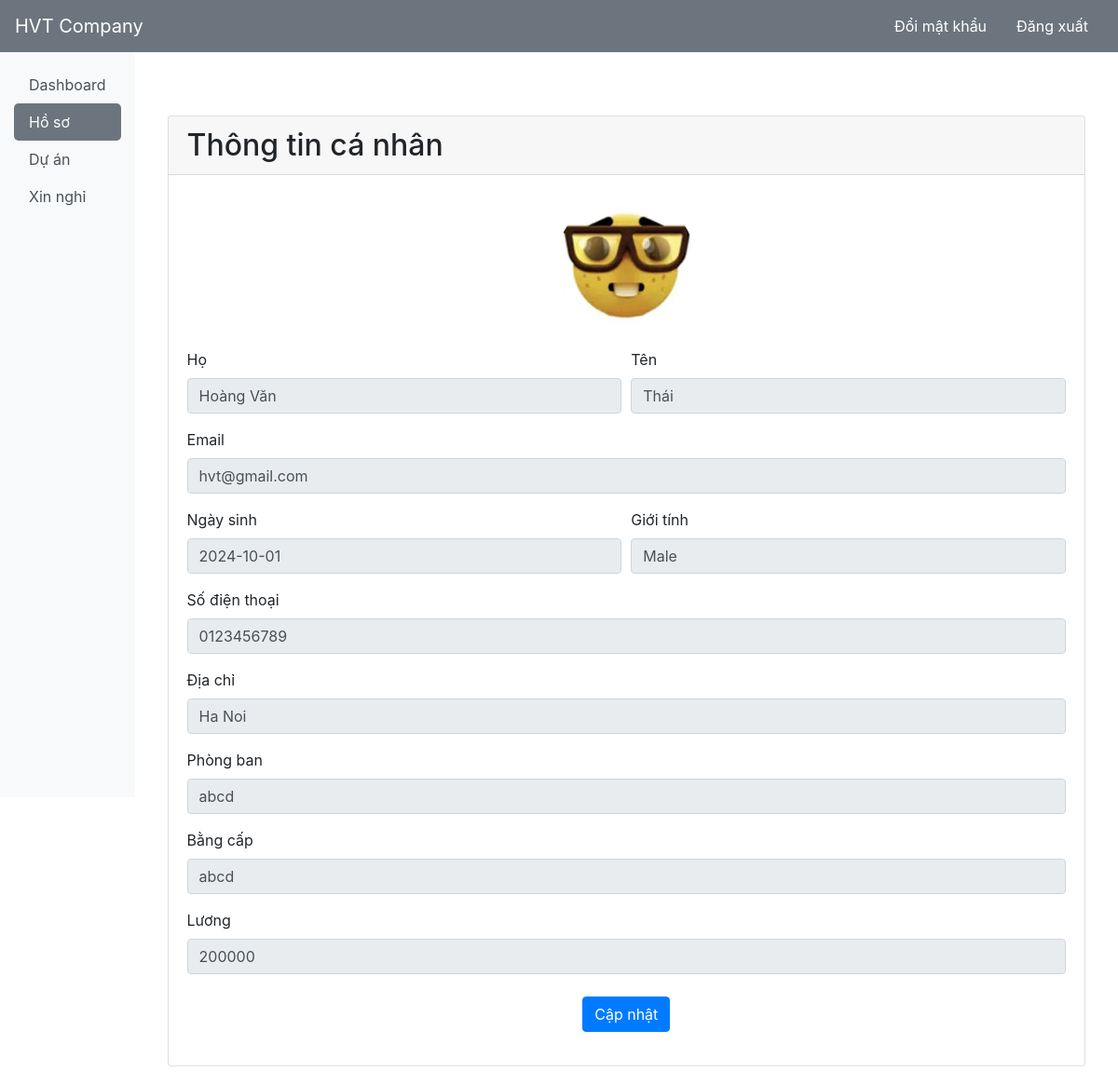
Screenshot of /myprofile.php (signed in) with the database file from the repository.
### tables this page shows
CREATE TABLE `employee` (
  `id` int(11) NOT NULL,
  `firstName` varchar(100) NOT NULL,
  `lastName` varchar(100) NOT NULL,
  `email` varchar(100) NOT NULL,
  `password` text NOT NULL,
  `birthday` date NOT NULL,
  `gender` varchar(10) NOT NULL,
  `contact` varchar(20) NOT NULL,
  `nid` int(20) NOT NULL,
  `address` varchar(100) DEFAULT NULL,
  `dept` varchar(100) NOT NULL,
  `degree` varchar(100) NOT NULL,
  `pic` text NOT NULL
);

CREATE TABLE `salary` (
  `id` int(11) NOT NULL,
  `base` int(11) NOT NULL,
  `bonus` int(11) DEFAULT NULL,
  `total` int(11) DEFAULT NULL
);

### myprofile.php (the view, shortened to what this page needs)
<?php
require_once('process/dbh.php');
$id = $_SESSION['id'];
$sql = "SELECT * from `employee` WHERE id=$id";
$sql2 = "SELECT total from `salary` WHERE id = $id";
$result = mysqli_query($conn, $sql);
$result2 = mysqli_query($conn, $sql2);
$salary = mysqli_fetch_array($result2);
$empS = ($salary['total']);
if ($result) {
    while ($res = mysqli_fetch_assoc($result)) {
        $firstname = $res['firstName'];
        $lastname = $res['lastName'];
        $email = $res['email'];
        $contact = $res['contact'];
        $address = $res['address'];
        $gender = $res['gender'];
        $birthday = $res['birthday'];
        $dept = $res['dept'];
        $degree = $res['degree'];
        $pic = $res['pic'];
    }
}
?>
<html lang="en">
<head>
    <link href="https://stackpath.bootstrapcdn.com/bootstrap/4.5.2/css/bootstrap.min.css" rel="stylesheet">
</head>
<body>
    <?php include('eheader.php'); ?>
    <div class="container mt-5">
        <div class="card">
            <div class="card-header">
                <h2 class="mb-0">Thông tin cá nhân</h2>
            </div>
            <div class="card-body">
                <form method="POST" action="myprofileup.php">
                    <div class="text-center mb-3">
                        <img src="process/<?php echo $pic; ?>" class="rounded-circle" alt="Profile Picture" height="150" width="150">
                    </div>
                    <div class="form-row">
                        <div class="form-group col-md-6">
                            <label>Họ</label>
                            <input class="form-control" type="text" name="lastName" value="<?php echo $lastname; ?>" readonly>
                        </div>
                        <div class="form-group col-md-6">
                            <label>Tên</label>
                            <input class="form-control" type="text" name="firstName" value="<?php echo $firstname; ?>" readonly>
                        </div>
                    </div>
                    <div class="form-group">
                        <label>Email</label>
                        <input class="form-control" type="email" name="email" value="<?php echo $email; ?>" readonly>
                    </div>
                    <div class="form-row">
                        <div class="form-group col-md-6">
                            <label>Ngày sinh</label>
                            <input class="form-control" type="text" name="birthday" value="<?php echo $birthday; ?>" readonly>
                        </div>
                        <div class="form-group col-md-6">
                            <label>Giới tính</label>
                            <input class="form-control" type="text" name="gender" value="<?php echo $gender; ?>" readonly>
                        </div>
                    </div>
                    <div class="form-group">
                        <label>Số điện thoại</label>
                        <input class="form-control" type="number" name="contact" value="<?php echo $contact; ?>" readonly>
                    </div>
                    <div class="form-group">
                        <label>Địa chỉ</label>
                        <input class="form-control" type="text" name="address" value="<?php echo $address; ?>" readonly>
                    </div>
                    <div class="form-group">
                        <label>Phòng ban</label>
                        <input class="form-control" type="text" name="dept" value="<?php echo $dept; ?>" readonly>
                    </div>
                    <div class="form-group">
                        <label>Bằng cấp</label>
                        <input class="form-control" type="text" name="degree" value="<?php echo $degree; ?>" readonly>
                    </div>
                    <div class="form-group">
                        <label>Lương</label>
                        <input class="form-control" type="text" name="degree" value="<?php echo $empS; ?>" readonly>
                    </div>
                    <div class="text-center mt-4">
                        <button class="btn btn-primary" name="send">Cập nhật</button>
                    </div>
                </form>
            </div>
        </div>
    </div>
    </div>
    </div>
</body>
</html>

### rows the page displays
employee: pic (picture), lastName "Hoàng Văn", firstName "Thái", email "hvt@gmail.com", birthday "2024-10-01", gender "Male", contact "0123456789", address "Ha Noi", dept "abcd", degree "abcd"
salary: degree "200000"
